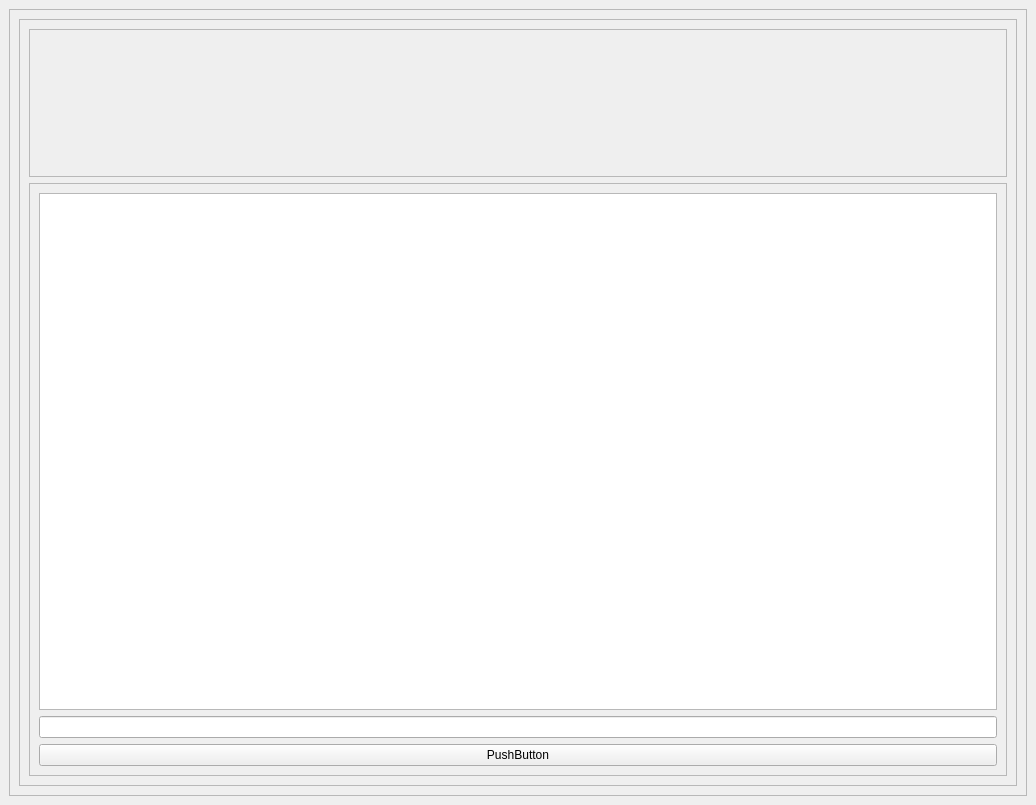
<?xml version="1.0" encoding="UTF-8"?>
<ui version="4.0">
 <class>MainWindow</class>
 <widget class="QMainWindow" name="MainWindow">
  <property name="geometry">
   <rect>
    <x>0</x>
    <y>0</y>
    <width>1036</width>
    <height>805</height>
   </rect>
  </property>
  <property name="windowTitle">
   <string>MainWindow</string>
  </property>
  <widget class="QWidget" name="centralwidget">
   <layout class="QGridLayout" name="gridLayout_5">
    <item row="0" column="0">
     <widget class="QFrame" name="frame">
      <property name="frameShape">
       <enum>QFrame::Shape::StyledPanel</enum>
      </property>
      <property name="frameShadow">
       <enum>QFrame::Shadow::Raised</enum>
      </property>
      <layout class="QHBoxLayout" name="horizontalLayout_4" stretch="5,2">
       <item>
        <layout class="QGridLayout" name="gridLayout_4">
         <property name="spacing">
          <number>0</number>
         </property>
        </layout>
       </item>
       <item>
        <widget class="QFrame" name="frame_2">
         <property name="frameShape">
          <enum>QFrame::Shape::StyledPanel</enum>
         </property>
         <property name="frameShadow">
          <enum>QFrame::Shadow::Raised</enum>
         </property>
         <layout class="QVBoxLayout" name="verticalLayout" stretch="1,4">
          <item>
           <widget class="QFrame" name="frame_3">
            <property name="frameShape">
             <enum>QFrame::Shape::StyledPanel</enum>
            </property>
            <property name="frameShadow">
             <enum>QFrame::Shadow::Raised</enum>
            </property>
           </widget>
          </item>
          <item>
           <widget class="QFrame" name="frame_4">
            <property name="frameShape">
             <enum>QFrame::Shape::StyledPanel</enum>
            </property>
            <property name="frameShadow">
             <enum>QFrame::Shadow::Raised</enum>
            </property>
            <layout class="QVBoxLayout" name="verticalLayout_2" stretch="1,1,1">
             <item>
              <widget class="QTextEdit" name="textEdit">
               <property name="readOnly">
                <bool>true</bool>
               </property>
              </widget>
             </item>
             <item>
              <widget class="QLineEdit" name="lineEdit"/>
             </item>
             <item>
              <widget class="QPushButton" name="pushButton">
               <property name="text">
                <string>PushButton</string>
               </property>
              </widget>
             </item>
            </layout>
           </widget>
          </item>
         </layout>
        </widget>
       </item>
      </layout>
     </widget>
    </item>
   </layout>
  </widget>
  <widget class="QMenuBar" name="menubar">
   <property name="geometry">
    <rect>
     <x>0</x>
     <y>0</y>
     <width>1036</width>
     <height>33</height>
    </rect>
   </property>
  </widget>
 </widget>
 <resources/>
 <connections/>
</ui>
